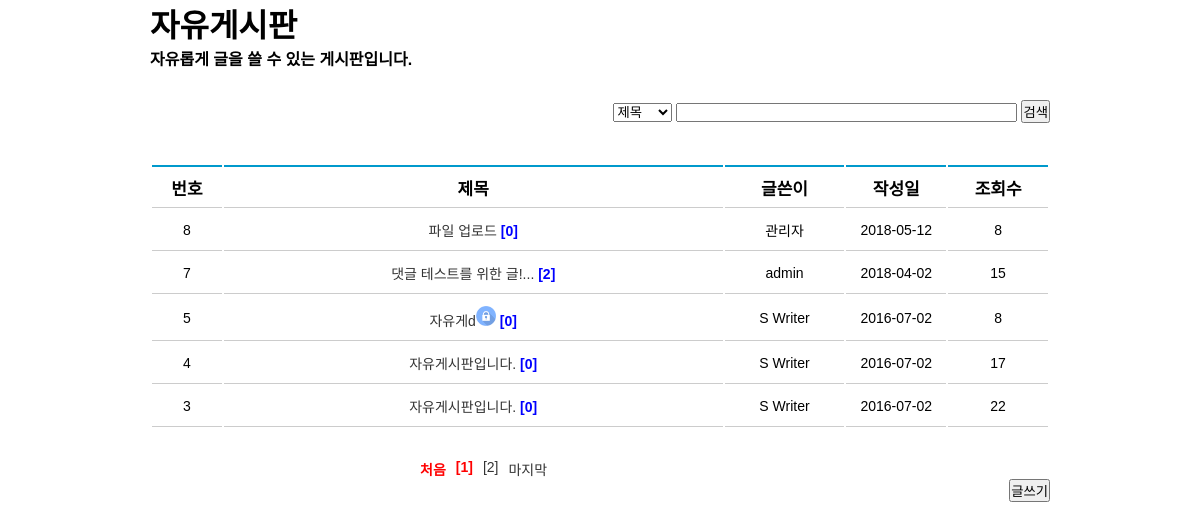
The page / on the database its author committed.
### tables this page shows
CREATE TABLE `board` (
  `idx` int(11) NOT NULL,
  `name` varchar(100) NOT NULL,
  `pw` varchar(100) NOT NULL,
  `title` varchar(100) NOT NULL,
  `content` text NOT NULL,
  `date` date NOT NULL,
  `hit` int(11) NOT NULL,
  `lock_post` int(11) NOT NULL,
  `file` varchar(100) NOT NULL
);

### db.php (called while the page is built, shortened)
<?php
	$db = new mysqli("localhost","web","1234","post_board");
	$db->set_charset("utf8");
	function mq($sql)
	{
		global $db;
		return $db->query($sql);
	}
?>

### index.php (the view, shortened to what this page needs)
<?php include  $_SERVER['DOCUMENT_ROOT']."/db.php"; ?>
<!doctype html>
<head>
  <link rel="stylesheet" type="text/css" href="/css/style.css"/>
</head>
<body>
  <div id="board_area">
	  <h1>자유게시판</h1>
	  <h4>자유롭게 글을 쓸 수 있는 게시판입니다.</h4>
<div id="search_box">
    <form action="/page/board/search_result.php" method="get">
      <select name="catgo">
        <option value="title">제목</option>
      </select>
      <input type="text" name="search" size="40" required="required" /> <button>검색</button>
    </form>
    </div>
	  <table class="list-table">
		  <thead>
			  <tr>
				  <th width="70">번호</th>
				  <th width="500">제목</th>
				  <th width="120">글쓴이</th>
				  <th width="100">작성일</th>
				  <th width="100">조회수</th>
			  </tr>
		  </thead>
	  <?php
		if(isset($_GET['page'])){
		$page = $_GET['page'];
		  }else{
			$page = 1;
		  }
			$sql = mq("select * from board");
			$row_num = mysqli_num_rows($sql);
			$list = 5;
			$block_ct = 5;
			$block_num = ceil($page/$block_ct);
			$block_start = (($block_num - 1) * $block_ct) + 1;
			$block_end = $block_start + $block_ct - 1;
			$total_page = ceil($row_num / $list);
			if($block_end > $total_page) $block_end = $total_page;
			$start_num = ($page-1) * $list;
			$sql2 = mq("select * from board order by idx desc limit $start_num, $list");
			while($board = $sql2->fetch_array()){
			$title=$board["title"];
			  if(strlen($title)>30)
			  {
				$title=str_replace($board["title"],mb_substr($board["title"],0,30,"utf-8")."...",$board["title"]);
			  }
			  $sql3 = mq("select * from reply where con_num='".$board['idx']."'");
			  $rep_count = mysqli_num_rows($sql3);
			?>
		  <tbody>
			  <tr>
				  <td width="70"><?php echo $board['idx']; ?></td>
				  <td width="500"><?php
			$lockimg = "<img src='/img/lock.png' alt='lock' title='lock' with='20' height='20' />";
		  if($board['lock_post']=="1")
		  { ?>
					  <a href='/page/board/ck_read.php?idx=<?php echo $board["idx"];?>'>
					  <?php echo $title, $lockimg;
		  }else{
			$boardtime = $board['date'];
			$timenow = date("Y-m-d");
		if($boardtime==$timenow){
		  $img = "<img src='/img/new.png' alt='new' title='new' />";
		}else{
		  $img ="";
		}  ?>
		<a href='/page/board/read.php?idx=<?php echo $board["idx"]; ?>'><?php echo $title; }?>
			<span class="re_ct">[<?php echo $rep_count; ?>]<?php echo $img; ?></span></a>
		</td>
		<td width="120"><?php echo $board['name']?></td>
		<td width="100"><?php echo $board['date']?></td>
		<td width="100"><?php echo $board['hit']; ?></td>
	</tr>
</tbody>
<?php } ?>
</table>
<div id="page_num">
	<ul>
		<?php
		if($page <= 1)
		{
		  echo "<li class='fo_re'>처음</li>";
		}else{
		  echo "<li><a href='?page=1'>처음</a></li>";
		}
		for($i=$block_start; $i<=$block_end; $i++){
		  if($page == $i){
			echo "<li class='fo_re'>[$i]</li>";
		  }else{
			echo "<li><a href='?page=$i'>[$i]</a></li>";
		  }
		}
		if($page >= $total_page){
		  echo "<li class='fo_re'>마지막</li>";
		}else{
		  echo "<li><a href='?page=$total_page'>마지막</a></li>";
		}
	  ?>
	</ul>
</div>
<div id="write_btn">
	<a href="/page/board/write.php"><button>글쓰기</button></a>
</div>
</div>
</body>
</html>

### css/style.css (style rules this page uses)
* { margin: 0 auto; padding: 0; font-family: 'Malgun gothic','Sans-Serif','Arial'; }
a { text-decoration: none; color:#333; }
ul li { list-style:none; }
#board_area { width: 900px; position: relative; }
.list-table { margin-top: 40px; }
.list-table thead th { height:40px; border-top:2px solid #09C; border-bottom:1px solid #CCC; font-weight: bold; font-size: 17px; }
.list-table tbody td { text-align:center; padding:10px 0; border-bottom:1px solid #CCC; height:20px; font-size: 14px }
#write_btn { position: absolute; margin-top:20px; right: 0; }
#page_num { font-size: 14px; margin-left: 260px; margin-top:30px; }
#page_num ul li { float: left; margin-left: 10px; text-align: center; }
.fo_re { font-weight: bold; color:red; }
.re_ct { font-weight:bold; color:blue; }
.fo_re { font-weight: bold; color:red; margin-left: 15px; }
#search_box { margin-top:30px; text-align: right; }

### rows shown on the page
board: idx "8", title "파일 업로드", rep_count "0", name "관리자", date "2018-05-12", hit "8"
board: idx "7", title "댓글 테스트를 위한 글!...", rep_count "2", name "admin", date "2018-04-02", hit "15"
board: idx "5", title "자유게d", lock_post 1 (drawn), rep_count "0", name "S Writer", date "2016-07-02", hit "8"
board: idx "4", title "자유게시판입니다.", rep_count "0", name "S Writer", date "2016-07-02", hit "17"
board: idx "3", title "자유게시판입니다.", rep_count "0", name "S Writer", date "2016-07-02", hit "22"
